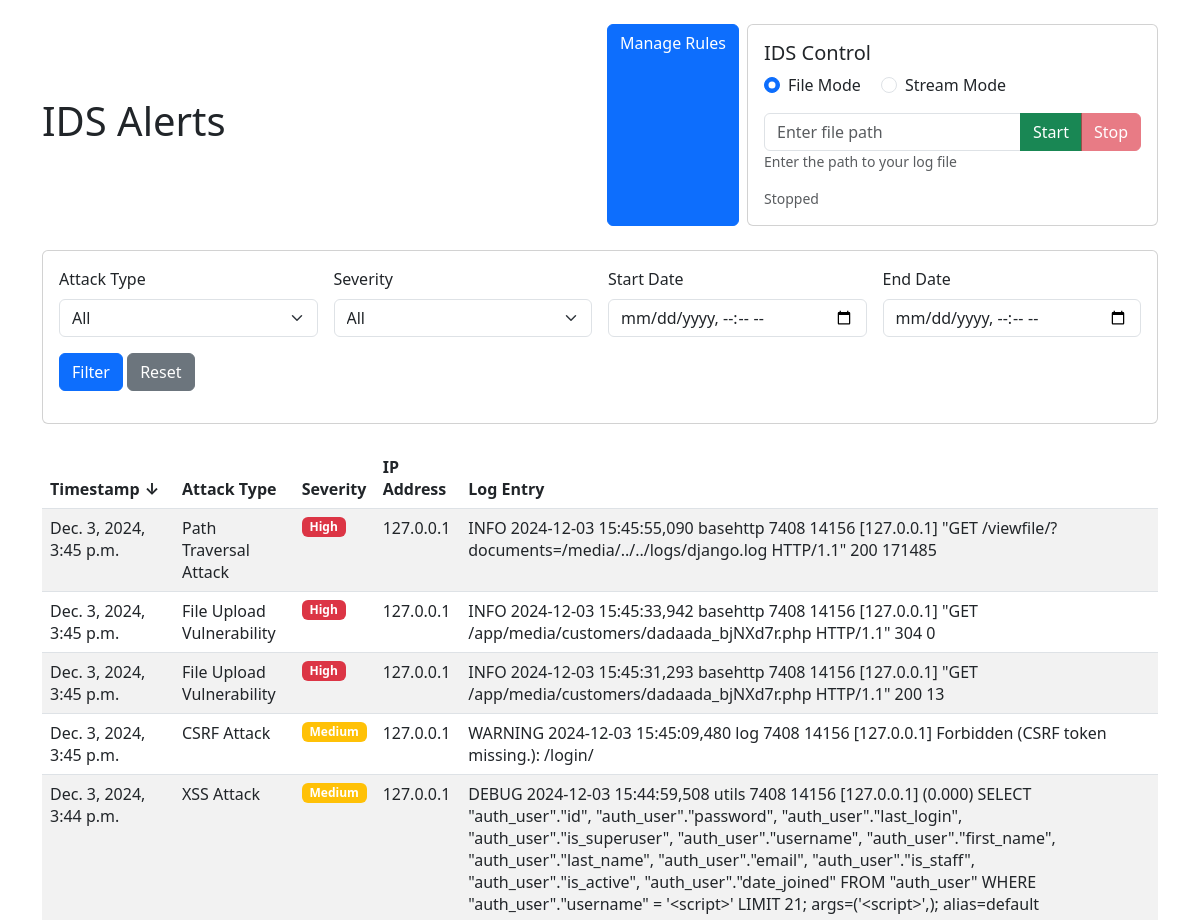
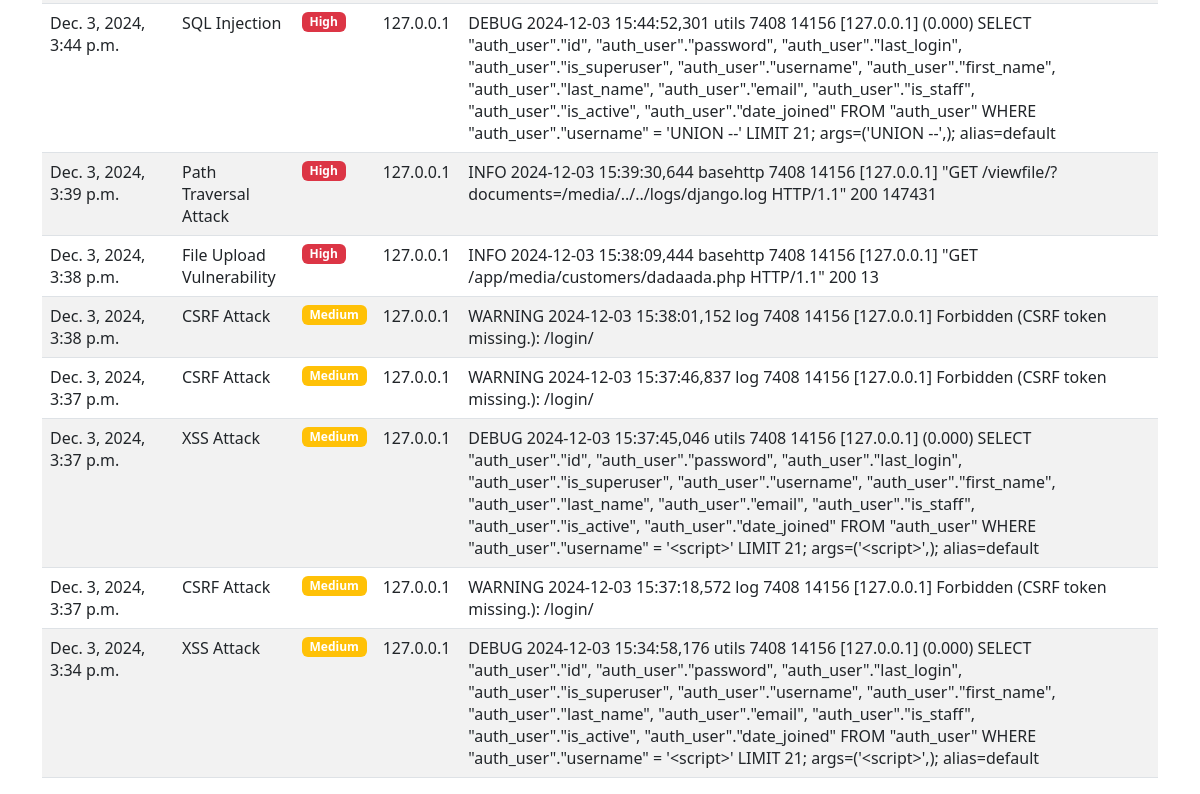
Before: / with the older database file (2 pictures, top to bottom).
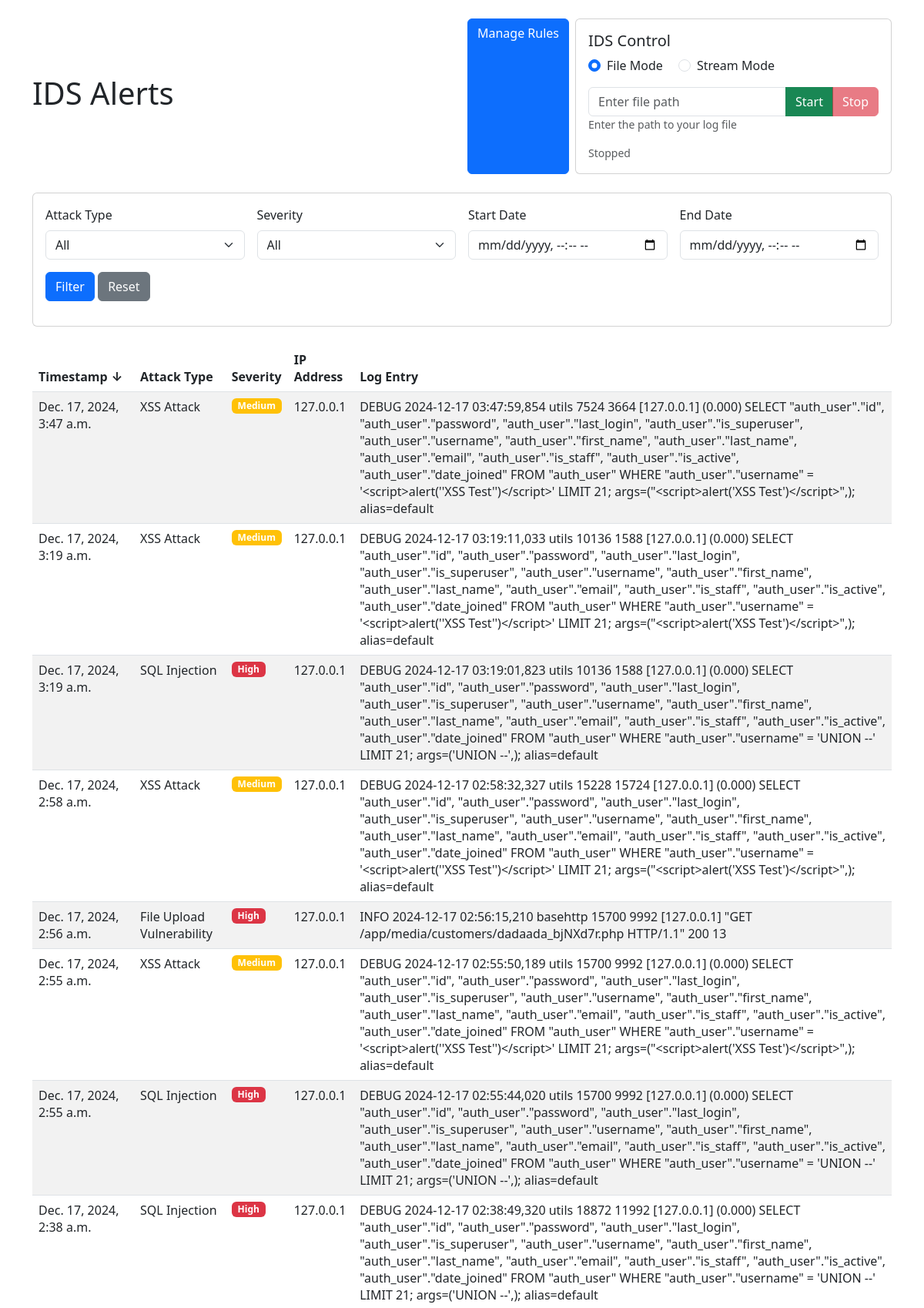
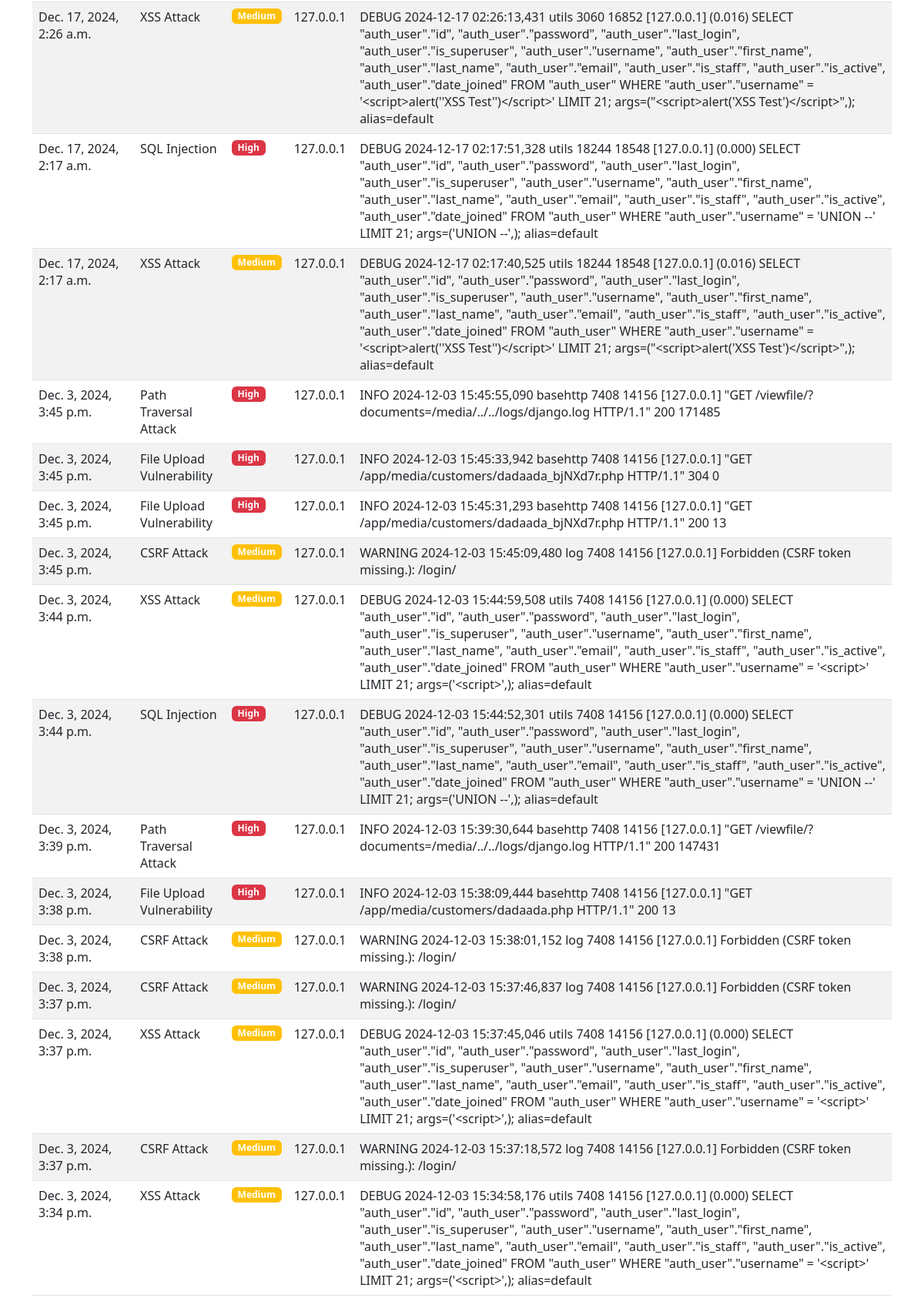
After: the same page with the newer database file (2 pictures, top to bottom).
### IDSWeb/models.py (models this page shows, shortened)
class Alert(models.Model):
    timestamp = models.DateTimeField(default=timezone.now)
    log_entry = models.TextField()
    attack_type = models.CharField(max_length=100)
    severity = models.CharField(max_length=20)
    ip_address = models.GenericIPAddressField(null=True, blank=True)

### IDSWeb/views.py (the view, shortened to what this page needs)
# urls.py: path('', AlertListView.as_view(), name='alert_list'),
class AlertListView(ListView):
    model = Alert
    template_name = 'alert_list.html'
    context_object_name = 'alerts'
    ordering = ['-timestamp']
    def get_queryset(self):
        queryset = super().get_queryset()
        sort_by = self.request.GET.get('sort', '-timestamp')
        if sort_by.startswith('-'):
            queryset = queryset.order_by(sort_by)
        else:
            queryset = queryset.order_by(sort_by)
        attack_type = self.request.GET.get('attack_type')
        if attack_type:
            queryset = queryset.filter(attack_type=attack_type)
        severity = self.request.GET.get('severity')
        if severity:
            queryset = queryset.filter(severity=severity)
        start_date = self.request.GET.get('start_date')
        end_date = self.request.GET.get('end_date')
        if start_date:
            queryset = queryset.filter(timestamp__gte=start_date)
        if end_date:
            queryset = queryset.filter(timestamp__lte=end_date)
        for alert in queryset:
            alert.timestamp = alert.timestamp.astimezone(timezone.get_current_timezone())
        return queryset
    def get_context_data(self, **kwargs):
        context = super().get_context_data(**kwargs)
        context['current_sort'] = self.request.GET.get('sort', '-timestamp')
        context['attack_types'] = Alert.objects.values_list('attack_type', flat=True).distinct()
        context['severities'] = Alert.objects.values_list('severity', flat=True).distinct()
        return context
    def get(self, request, *args, **kwargs):
        return super().get(request, *args, **kwargs)

### IDSWeb/templates/alert_list.html (shortened to what this page needs)
<link href="https://cdn.jsdelivr.net/npm/bootstrap@5.3.0-alpha1/dist/css/bootstrap.min.css" rel="stylesheet">
{% block content %}
  <div class="container mt-4">
    <div class="d-flex justify-content-between align-items-center mb-4">
        <h1>IDS Alerts</h1>
        <div class="d-flex gap-2">
            <a href="{% url 'IDSWeb:rule_list' %}" class="btn btn-primary">Manage Rules</a>
            <div class="card">
                <div class="card-body">
                    <h5 class="card-title">IDS Control</h5>
                    <div class="mb-3">
                        <div class="form-check form-check-inline mb-3">
                            <input class="form-check-input" type="radio" name="idsMode" id="fileMode" value="file" checked>
                            <label class="form-check-label" for="fileMode">File Mode</label>
                        </div>
                        <div class="form-check form-check-inline mb-3">
                            <input class="form-check-input" type="radio" name="idsMode" id="streamMode" value="stream">
                            <label class="form-check-label" for="streamMode">Stream Mode</label>
                        </div>
                        <div class="input-group">
                            <input type="text" id="sourceInput" class="form-control"
                                   placeholder="Enter file path">
                            <button class="btn btn-success" id="startIDS">Start</button>
                            <button class="btn btn-danger" id="stopIDS" disabled>Stop</button>
                        </div>
                        <small id="sourceHelp" class="form-text text-muted">
                            Enter the path to your log file
                        </small>
                    </div>
                    <div id="statusMessage" class="text-muted small"></div>
                </div>
            </div>
        </div>
    </div>
    <div class="card mb-4">
      <div class="card-body">
        <form method="get" class="row g-3">
          <div class="col-md-3">
            <label class="form-label">Attack Type</label>
            <select name="attack_type" class="form-select">
              <option value="">All</option>
            </select>
          </div>
          <div class="col-md-3">
            <label class="form-label">Severity</label>
            <select name="severity" class="form-select">
              <option value="">All</option>
            </select>
          </div>
          <div class="col-md-3">
            <label class="form-label">Start Date</label>
            <input type="datetime-local" name="start_date" class="form-control"
                   value="{{ request.GET.start_date }}">
          </div>
          <div class="col-md-3">
            <label class="form-label">End Date</label>
            <input type="datetime-local" name="end_date" class="form-control"
                   value="{{ request.GET.end_date }}">
          </div>
          <div class="col-12">
            <button type="submit" class="btn btn-primary">Filter</button>
            <a href="{% url 'IDSWeb:alert_list' %}" class="btn btn-secondary">Reset</a>
          </div>
        </form>
      </div>
    </div>
    <table class="table table-striped table-hover">
      <thead class="thead-dark">
        <tr>
          <th class="sortable" data-sort="timestamp"
              data-current="{{ current_sort }}">Timestamp</th>
          <th>Attack Type</th>
          <th>Severity</th>
          <th>IP Address</th>
          <th>Log Entry</th>
        </tr>
      </thead>
      <tbody id="alertTableBody">
        {% for alert in alerts %}
          <tr>
            <td>{{ alert.timestamp }}</td>
            <td>{{ alert.attack_type }}</td>
            <td>
              <span class="badge {% if alert.severity == 'High' %}bg-danger{% elif alert.severity == 'Medium' %}bg-warning{% else %}bg-info{% endif %}">
                {{ alert.severity }}
              </span>
            </td>
            <td>{{ alert.ip_address|default:"-" }}</td>
            <td>{{ alert.log_entry }}</td>
          </tr>
        {% endfor %}
      </tbody>
    </table>
  </div>
{% endblock %}

### IDSWeb/templates/alert_list.html (style rules this page uses)
.sortable { cursor: pointer; }
.sortable::after { content: '↕️'; margin-left: 5px; opacity: 0.3; }
.sortable.desc::after { content: '↓'; opacity: 1; }

Changed rows visible on the page:
added Alert: timestamp "Dec. 17, 2024, 3:47 a.m.", attack_type "XSS Attack", severity "Medium", ip_address "127.0.0.1", log_entry "DEBUG 2024-12-17 03:47:59,854 utils 7524 3664 [127.0.0.1] (0.000) SELECT \"auth_user\".\"id\", \"auth_user\".\"password\", \"auth_user\".\"last_login\", \"auth_user\".\"is_superuser\", \"auth_user\".\"username\", \"auth_user\".\"first_name\", \"auth_user\".\"last_name\", \"auth_user\".\"email\", \"auth_user\".\"is_staff\", \"auth_user\".\"is_active\", \"auth_user\".\"date_joined\" FROM \"auth_user\" WHERE \"auth_user\".\"username\" = '<script>alert(''XSS Test'')</script>' LIMIT 21; args=(\"<script>alert('XSS Test')</script>\",); alias=default"
added Alert: timestamp "Dec. 17, 2024, 3:19 a.m.", attack_type "XSS Attack", severity "Medium", ip_address "127.0.0.1", log_entry "DEBUG 2024-12-17 03:19:11,033 utils 10136 1588 [127.0.0.1] (0.000) SELECT \"auth_user\".\"id\", \"auth_user\".\"password\", \"auth_user\".\"last_login\", \"auth_user\".\"is_superuser\", \"auth_user\".\"username\", \"auth_user\".\"first_name\", \"auth_user\".\"last_name\", \"auth_user\".\"email\", \"auth_user\".\"is_staff\", \"auth_user\".\"is_active\", \"auth_user\".\"date_joined\" FROM \"auth_user\" WHERE \"auth_user\".\"username\" = '<script>alert(''XSS Test'')</script>' LIMIT 21; args=(\"<script>alert('XSS Test')</script>\",); alias=default"
added Alert: timestamp "Dec. 17, 2024, 3:19 a.m.", attack_type "SQL Injection", severity "High", ip_address "127.0.0.1", log_entry "DEBUG 2024-12-17 03:19:01,823 utils 10136 1588 [127.0.0.1] (0.000) SELECT \"auth_user\".\"id\", \"auth_user\".\"password\", \"auth_user\".\"last_login\", \"auth_user\".\"is_superuser\", \"auth_user\".\"username\", \"auth_user\".\"first_name\", \"auth_user\".\"last_name\", \"auth_user\".\"email\", \"auth_user\".\"is_staff\", \"auth_user\".\"is_active\", \"auth_user\".\"date_joined\" FROM \"auth_user\" WHERE \"auth_user\".\"username\" = 'UNION --' LIMIT 21; args=('UNION --',); alias=default"
added Alert: timestamp "Dec. 17, 2024, 2:58 a.m.", attack_type "XSS Attack", severity "Medium", ip_address "127.0.0.1", log_entry "DEBUG 2024-12-17 02:58:32,327 utils 15228 15724 [127.0.0.1] (0.000) SELECT \"auth_user\".\"id\", \"auth_user\".\"password\", \"auth_user\".\"last_login\", \"auth_user\".\"is_superuser\", \"auth_user\".\"username\", \"auth_user\".\"first_name\", \"auth_user\".\"last_name\", \"auth_user\".\"email\", \"auth_user\".\"is_staff\", \"auth_user\".\"is_active\", \"auth_user\".\"date_joined\" FROM \"auth_user\" WHERE \"auth_user\".\"username\" = '<script>alert(''XSS Test'')</script>' LIMIT 21; args=(\"<script>alert('XSS Test')</script>\",); alias=default"
added Alert: timestamp "Dec. 17, 2024, 2:56 a.m.", attack_type "File Upload Vulnerability", severity "High", ip_address "127.0.0.1", log_entry "INFO 2024-12-17 02:56:15,210 basehttp 15700 9992 [127.0.0.1] \"GET /app/media/customers/dadaada_bjNXd7r.php HTTP/1.1\" 200 13"
added Alert: timestamp "Dec. 17, 2024, 2:55 a.m.", attack_type "XSS Attack", severity "Medium", ip_address "127.0.0.1", log_entry "DEBUG 2024-12-17 02:55:50,189 utils 15700 9992 [127.0.0.1] (0.000) SELECT \"auth_user\".\"id\", \"auth_user\".\"password\", \"auth_user\".\"last_login\", \"auth_user\".\"is_superuser\", \"auth_user\".\"username\", \"auth_user\".\"first_name\", \"auth_user\".\"last_name\", \"auth_user\".\"email\", \"auth_user\".\"is_staff\", \"auth_user\".\"is_active\", \"auth_user\".\"date_joined\" FROM \"auth_user\" WHERE \"auth_user\".\"username\" = '<script>alert(''XSS Test'')</script>' LIMIT 21; args=(\"<script>alert('XSS Test')</script>\",); alias=default"
added Alert: timestamp "Dec. 17, 2024, 2:55 a.m.", attack_type "SQL Injection", severity "High", ip_address "127.0.0.1", log_entry "DEBUG 2024-12-17 02:55:44,020 utils 15700 9992 [127.0.0.1] (0.000) SELECT \"auth_user\".\"id\", \"auth_user\".\"password\", \"auth_user\".\"last_login\", \"auth_user\".\"is_superuser\", \"auth_user\".\"username\", \"auth_user\".\"first_name\", \"auth_user\".\"last_name\", \"auth_user\".\"email\", \"auth_user\".\"is_staff\", \"auth_user\".\"is_active\", \"auth_user\".\"date_joined\" FROM \"auth_user\" WHERE \"auth_user\".\"username\" = 'UNION --' LIMIT 21; args=('UNION --',); alias=default"
added Alert: timestamp "Dec. 17, 2024, 2:38 a.m.", attack_type "SQL Injection", severity "High", ip_address "127.0.0.1", log_entry "DEBUG 2024-12-17 02:38:49,320 utils 18872 11992 [127.0.0.1] (0.000) SELECT \"auth_user\".\"id\", \"auth_user\".\"password\", \"auth_user\".\"last_login\", \"auth_user\".\"is_superuser\", \"auth_user\".\"username\", \"auth_user\".\"first_name\", \"auth_user\".\"last_name\", \"auth_user\".\"email\", \"auth_user\".\"is_staff\", \"auth_user\".\"is_active\", \"auth_user\".\"date_joined\" FROM \"auth_user\" WHERE \"auth_user\".\"username\" = 'UNION --' LIMIT 21; args=('UNION --',); alias=default"
added Alert: timestamp "Dec. 17, 2024, 2:26 a.m.", attack_type "XSS Attack", severity "Medium", ip_address "127.0.0.1", log_entry "DEBUG 2024-12-17 02:26:13,431 utils 3060 16852 [127.0.0.1] (0.016) SELECT \"auth_user\".\"id\", \"auth_user\".\"password\", \"auth_user\".\"last_login\", \"auth_user\".\"is_superuser\", \"auth_user\".\"username\", \"auth_user\".\"first_name\", \"auth_user\".\"last_name\", \"auth_user\".\"email\", \"auth_user\".\"is_staff\", \"auth_user\".\"is_active\", \"auth_user\".\"date_joined\" FROM \"auth_user\" WHERE \"auth_user\".\"username\" = '<script>alert(''XSS Test'')</script>' LIMIT 21; args=(\"<script>alert('XSS Test')</script>\",); alias=default"
added Alert: timestamp "Dec. 17, 2024, 2:17 a.m.", attack_type "SQL Injection", severity "High", ip_address "127.0.0.1", log_entry "DEBUG 2024-12-17 02:17:51,328 utils 18244 18548 [127.0.0.1] (0.000) SELECT \"auth_user\".\"id\", \"auth_user\".\"password\", \"auth_user\".\"last_login\", \"auth_user\".\"is_superuser\", \"auth_user\".\"username\", \"auth_user\".\"first_name\", \"auth_user\".\"last_name\", \"auth_user\".\"email\", \"auth_user\".\"is_staff\", \"auth_user\".\"is_active\", \"auth_user\".\"date_joined\" FROM \"auth_user\" WHERE \"auth_user\".\"username\" = 'UNION --' LIMIT 21; args=('UNION --',); alias=default"
added Alert: timestamp "Dec. 17, 2024, 2:17 a.m.", attack_type "XSS Attack", severity "Medium", ip_address "127.0.0.1", log_entry "DEBUG 2024-12-17 02:17:40,525 utils 18244 18548 [127.0.0.1] (0.016) SELECT \"auth_user\".\"id\", \"auth_user\".\"password\", \"auth_user\".\"last_login\", \"auth_user\".\"is_superuser\", \"auth_user\".\"username\", \"auth_user\".\"first_name\", \"auth_user\".\"last_name\", \"auth_user\".\"email\", \"auth_user\".\"is_staff\", \"auth_user\".\"is_active\", \"auth_user\".\"date_joined\" FROM \"auth_user\" WHERE \"auth_user\".\"username\" = '<script>alert(''XSS Test'')</script>' LIMIT 21; args=(\"<script>alert('XSS Test')</script>\",); alias=default"
